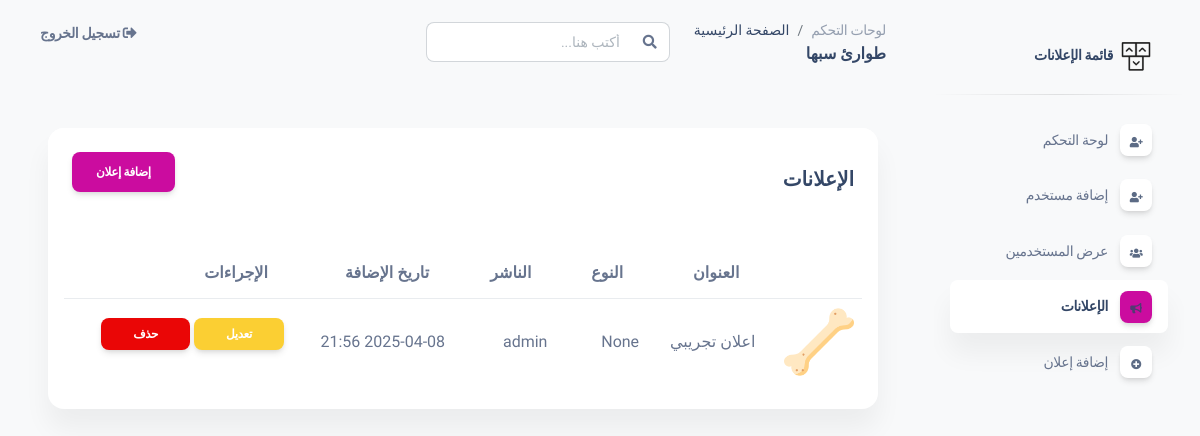
/api/ads/ (signed in), run on an earlier commit of the app's database.
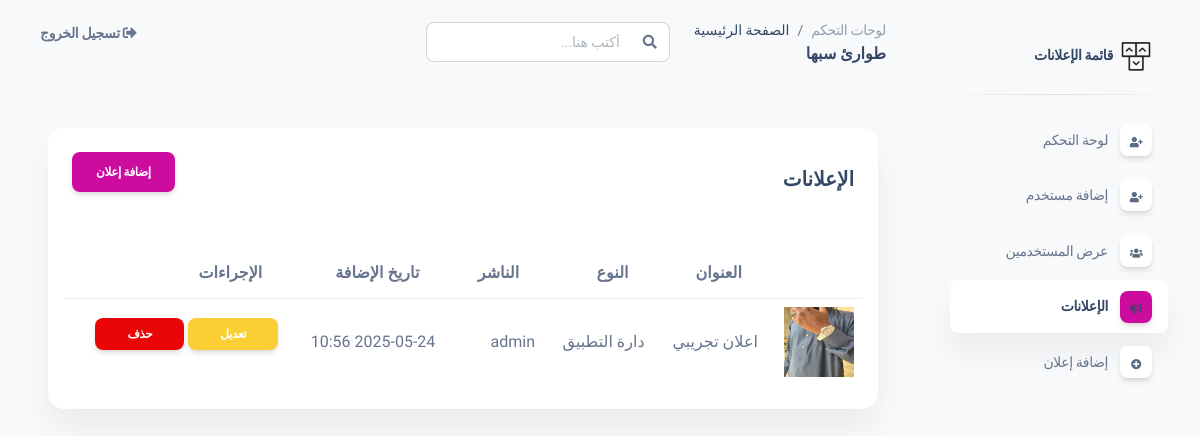
And on a later commit of the database.
### Main/models.py (models this page shows, shortened)
class Ads(models.Model):
    ADS_TYPE_CHOICES = (
        (0, 'دارة التطبيق'),
        (1, 'مرور'),
        (2, 'الإسعاف'),
        (3, 'النجدة'),
        (4, 'المطافئ'),
    )
    title = models.CharField(max_length=255, verbose_name="عنوان الإعلان")
    details = models.TextField(null=True, blank=True, verbose_name="تفاصيل الإعلان")
    image = models.FileField(upload_to='ads/', null=True, blank=True, verbose_name="صورة الإعلان")
    type_ads = models.IntegerField(choices=ADS_TYPE_CHOICES,null=True,blank=True, verbose_name="نوع الإعلان")
    publisher = models.ForeignKey('CustomUser', on_delete=models.CASCADE,null=True,blank=True,verbose_name="الناشر")
    created_at = models.DateTimeField(auto_now_add=True, verbose_name="تاريخ الإضافة")
    class Meta:
        ordering = ["-created_at"]

class CustomUser(AbstractUser):
    REPORT_TYPE_CHOICES = [
        ("traffic", "المرور"),     # بلاغ مروري
        ("help", "النجدة"),           # طلب مساعدة
        ("ambulance", "الاسعاف"),
         ('fire','المطافئ'),
          ('user','مستخدم') # طلب إسعاف
    ]
    USER_ROLE_CHOICES = [
        ('admin', 'مدير نظام'),
        ('emergency_admin', 'مشرف طوارئ'),  # مثل مدير مرور - إسعاف
        ('emergency_center', 'مركز طوارئ'),  # نقطة تابعة للمشرف
        ('user', 'مستخدم عادي'),
    ]
    user_type =models.CharField(choices=USER_ROLE_CHOICES, max_length=50,null=True,blank=True)
    type = models.CharField(choices=REPORT_TYPE_CHOICES,max_length=50)

### Main/views.py (the view)
# urls.py: path('ads/', ads_list, name='ads_list'),
@login_required
def ads_list(request):
    if request.user.is_superuser:
        ads = Ads.objects.all()
    else:
        ads = Ads.objects.filter(type_ads=get_ads_type_by_user_type(request.user.type))
    return render(request, 'ads/ads_list.html', {'ads': ads})

### templates/ads/ads_list.html (shortened to what this page needs)
{% extends "base.html" %}
{% load static %}
{% block title %}قائمة الإعلانات{% endblock %}
{% block content %}
<div class="container-fluid py-4">
  <div class="card">
    <div class="card-header d-flex justify-content-between align-items-center">
      <h5 class="mb-0">الإعلانات</h5>
      <a href="{% url 'add_ad' %}" class="btn btn-primary">إضافة إعلان</a>
    </div>
    <div class="card-body px-0 pt-0 pb-2">
      <div class="table-responsive p-3">
        <table class="table align-items-center mb-0">
          <thead>
            <tr>
              <th></th>
              <th>العنوان</th>
              <th>النوع</th>
              <th>الناشر</th>
              <th>تاريخ الإضافة</th>
              <th>الإجراءات</th>
            </tr>
          </thead>
          <tbody>
            {% for ad in ads %}
            <tr>
              <td>
                <img src='{{ ad.image.url }}' width=70 height=70>
              </td>
              <td>{{ ad.title }}</td>
              <td>{{ ad.get_type_ads_display }}</td>
              <td>{{ ad.publisher.username }}</td>
              <td>{{ ad.created_at|date:"Y-m-d H:i" }}</td>
              <td>
                <a href="{% url 'edit_ad' ad.id %}" class="btn btn-sm btn-warning">تعديل</a>
                <a href="{% url 'delete_ad' ad.id %}" class="btn btn-sm btn-danger">حذف</a>
              </td>
            </tr>
            {% empty %}
            <tr><td colspan="5" class="text-center">لا توجد إعلانات</td></tr>
            {% endfor %}
          </tbody>
        </table>
      </div>
    </div>
  </div>
</div>
{% endblock %}

What changed in the data, as far as the page shows it:
changed Ads "اعلان تجريبي": image: a different picture; type_ads "None" → "دارة التطبيق"; created_at "2025-04-08 21:56" → "2025-05-24 10:56"
